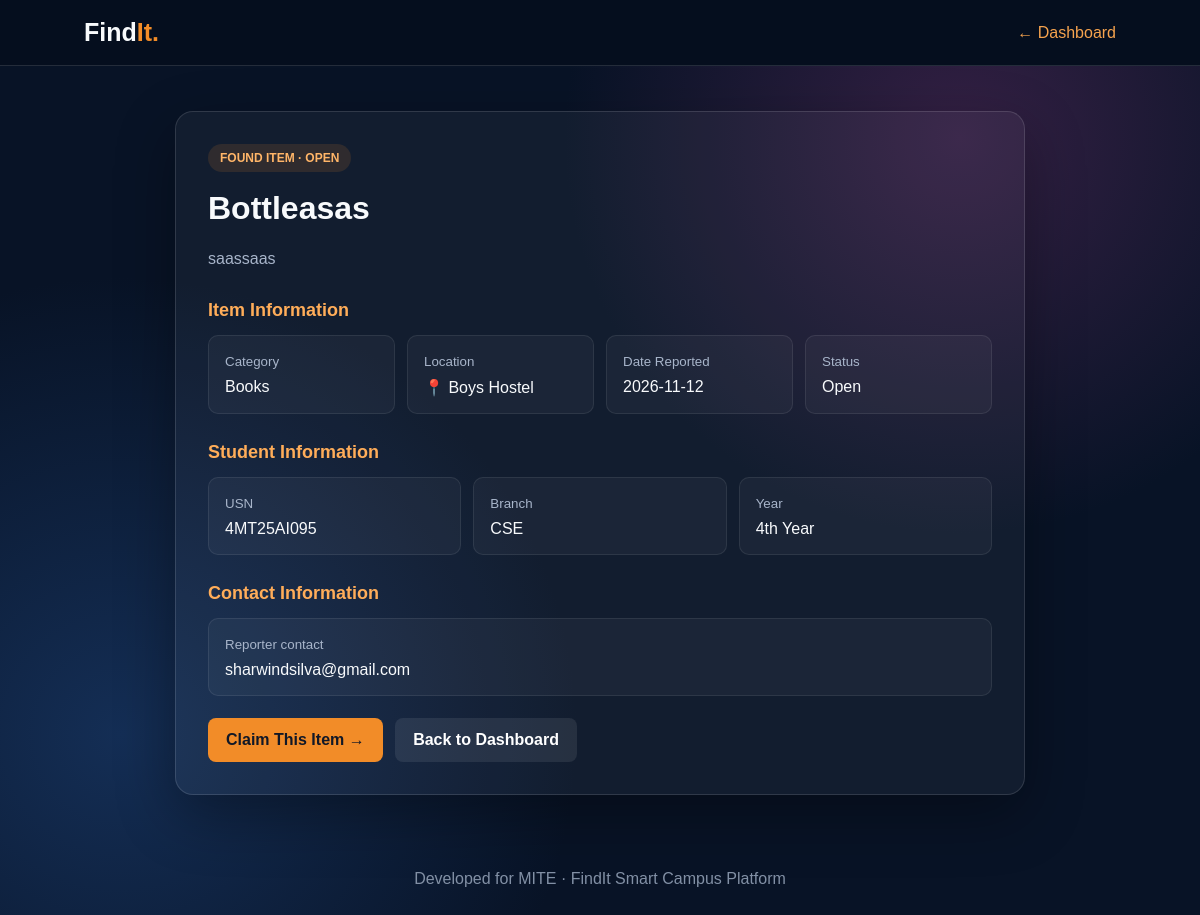
Page /item/10 on the committed database.
### tables this page shows
CREATE TABLE items (
            id INTEGER PRIMARY KEY AUTOINCREMENT,
            item_type TEXT NOT NULL CHECK(item_type IN ('lost', 'found')),
            item_name TEXT NOT NULL,
            category TEXT NOT NULL,
            description TEXT NOT NULL,
            location TEXT NOT NULL,
            date_reported TEXT NOT NULL,
            image_filename TEXT,
            contact TEXT NOT NULL,
            status TEXT DEFAULT 'open',
            created_at TIMESTAMP DEFAULT CURRENT_TIMESTAMP
        , student_usn TEXT, branch TEXT, year TEXT);

### app.py (the view)
@app.route("/item/<int:item_id>")
def item_details(item_id):
    conn = get_db_connection()
    item = conn.execute("SELECT * FROM items WHERE id = ?", (item_id,)).fetchone()
    existing_claim = None
    if item and not session.get("is_admin"):
        existing_claim = None
    conn.close()
    if item is None:
        return render_template("item_details.html", item=None), 404
    return render_template(
        "item_details.html", item=item, is_admin=session.get("is_admin", False),
        existing_claim=existing_claim
    )

### database.py (called while the page is built)
def get_db_connection():
    DB_FOLDER.mkdir(exist_ok=True)
    conn = sqlite3.connect(DB_PATH)
    conn.row_factory = sqlite3.Row
    conn.execute("PRAGMA foreign_keys = ON")
    return conn

### templates/item_details.html (shortened to what this page needs)
<!DOCTYPE html>
<html lang="en">
<head>
</head>
<body>
<nav><div class="brand">Find<span>It.</span></div><a href="{{ url_for('home') }}">← Dashboard</a></nav>
{% if item %}
<main class="container">
<span class="badge">{{ item.item_type|upper }} ITEM · {{ item.status|upper }}</span>
<h1>{{ item.item_name }}</h1>
<p class="muted">{{ item.description }}</p>
<h2>Item Information</h2><div class="grid">
<div class="detail"><small>Category</small><p>{{ item.category }}</p></div>
<div class="detail"><small>Location</small><p>📍 {{ item.location }}</p></div>
<div class="detail"><small>Date Reported</small><p>{{ item.date_reported or 'Not provided' }}</p></div>
<div class="detail"><small>Status</small><p>{{ item.status|title }}</p></div></div>
<h2>Student Information</h2><div class="grid">
<div class="detail"><small>USN</small><p>{{ item.student_usn or 'Not provided' }}</p></div>
<div class="detail"><small>Branch</small><p>{{ item.branch or 'Not provided' }}</p></div>
<div class="detail"><small>Year</small><p>{{ item.year or 'Not provided' }}</p></div></div>
<h2>Contact Information</h2><div class="detail"><small>Reporter contact</small><p>{{ item.contact }}</p></div>
{% if item.item_type == 'found' and item.status == 'open' %}
<a class="btn" href="{{ url_for('claim_item', item_id=item.id) }}">Claim This Item →</a>
{% elif item.item_type == 'found' %}<p class="muted">This item is not currently accepting claims.</p>{% endif %}
<a class="btn secondary" href="{{ url_for('home') }}">Back to Dashboard</a>
</main>
{% else %}<main class="container"><h1>Item not found</h1><a class="btn" href="{{ url_for('home') }}">Dashboard</a></main>{% endif %}
<footer>Developed for MITE · FindIt Smart Campus Platform</footer>
</body></html>

### templates/item_details.html (style rules this page uses)
* { box-sizing:border-box;margin:0;padding:0;font-family:Arial,sans-serif }
body { min-height:100vh;background:radial-gradient(circle at 80% 15%,#342044 0,transparent 32%),radial-gradient(circle at 10% 80%,#142e55 0,transparent 35%),#081326;color:#f8fafc }
nav { padding:18px 7%;display:flex;justify-content:space-between;align-items:center;background:#050e1e;border-bottom:1px solid #ffffff20 }
.brand { font-size:25px;font-weight:bold }
.brand span { color:#f28c28 }
nav a { color:#f6a34e;text-decoration:none }
.container { max-width:850px;margin:45px auto;padding:32px;background:#ffffff0b;border:1px solid #ffffff20;border-radius:18px;box-shadow:0 20px 60px #0005 }
.badge { display:inline-block;padding:7px 12px;border-radius:30px;background:#f28c2820;color:#ffb568;font-size:12px;font-weight:bold }
h1 { font-size:32px;margin:18px 0 }
.muted { color:#a8b5ca;line-height:1.7 }
h2 { font-size:18px;margin:28px 0 14px;color:#ffad59 }
.grid { display:grid;grid-template-columns:repeat(auto-fit,minmax(180px,1fr));gap:12px }
.detail { padding:16px;background:#ffffff0a;border:1px solid #ffffff15;border-radius:10px }
.detail small { color:#a8b5ca }
.detail p { margin-top:8px;overflow-wrap:anywhere }
.btn { display:inline-block;margin-top:22px;padding:13px 18px;border:0;border-radius:8px;background:#f28c28;color:#111827;font-weight:bold;text-decoration:none;cursor:pointer }
.btn.secondary { background:#ffffff15;color:white;margin-left:8px }
footer { text-align:center;color:#8290a5;padding:30px }

### rows in the picture
items: item_type "FOUND", status "OPEN", item_name "Bottleasas", description "saassaas", category "Books", location "Boys Hostel", date_reported "2026-11-12", status "Open", student_usn "4MT25AI095", branch "CSE", year "4th Year", contact "sharwindsilva@gmail.com"
